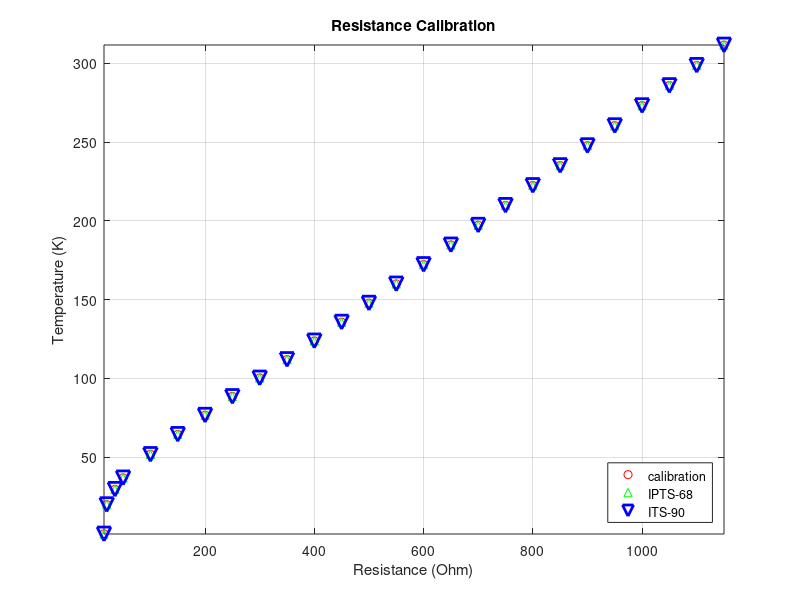
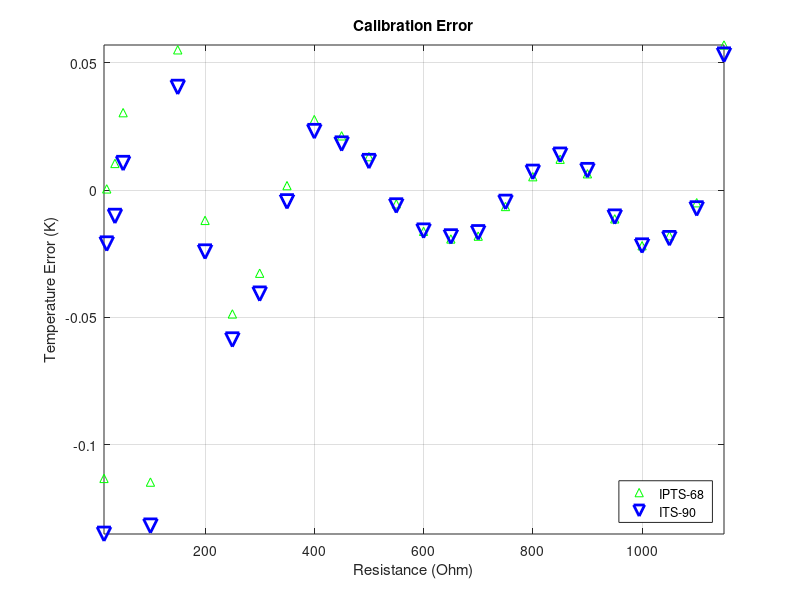

Write the MATLAB code that produced these figures, in order.
function [R, Tcalib, T_IPTS68, T_ITS90] = pt1000

% Calibration extracted by explicitly plugging in the numbers into
% LabVIEW GUI and the using the PT1000 calibration option.
R = [15, 20, 35, 50:50:1150]; % Ohm
Tcalib = [1.2833 19.807 29.531 36.781 51.799 64.377 76.617 88.524 100.25...
          111.95 123.73 135.66 147.73 159.95 172.29 184.73 197.25 209.82...
          222.43 235.07 247.74 260.44 273.16 285.91 298.72 311.58]; % K

% PT1000 room temperature resistance.
R0 = 1000; % Ohm

% IPTS-68 calibration coefficients.
A_IPTS68 = 3.90802E-03;
B_IPTS68 = -5.80195E-07;
C_IPTS68 = -4.27350E-12;

% ITS-90 calibration coefficients.
A_ITS90 = 3.9083E-03;
B_ITS90 = -5.7750E-07;
C_ITS90 = -4.1830E-12;

T_IPTS68 = R2T(A_IPTS68, B_IPTS68, R0, R);
T_ITS90 = R2T(A_ITS90, B_ITS90, R0, R);

figure
plot(R, Tcalib, 'ro',...
     R, T_IPTS68, 'g^',...
     R, T_ITS90, 'bv', 'MarkerSize', 10, 'LineWidth', 2)
title('Resistance Calibration')
xlabel('Resistance (Ohm)')
ylabel('Temperature (K)')
legend('calibration', 'IPTS-68', 'ITS-90', 'Location', 'SouthEast')
axis tight
grid on

figure
plot(R, T_IPTS68 - Tcalib, 'g^',...
     R, T_ITS90 - Tcalib, 'bv', 'MarkerSize', 10, 'LineWidth', 2)
title('Calibration Error')
xlabel('Resistance (Ohm)')
ylabel('Temperature Error (K)')
legend('IPTS-68', 'ITS-90', 'Location', 'SouthEast')
axis tight
grid on
end

function T = R2T(A, B, R0, R)
    T = (-R0 * A + sqrt((R0 * A).^2 - 4 * R0 * B * (R0 - R))) ./...
        (2 * R0 * B) + 273.15;
    % Extra error correction obtained by fitting the error function to
    % the 6th-degree polynomial.
    p1 = 6.0933e-17;
    p2 = -3.2865e-13;
    p3 = 6.8074e-10;
    p4 = -6.8275e-07;
    p5 = 0.00033726;
    p6 = -0.070257;
    p7 = 2.7358;
    T = T - (p1 * R.^6 + p2 * R.^5 + p3 * R.^4 + p4 * R.^3 + p5 * R.^2 +...
             p6 * R + p7);
    % Extra error correction obtaine by fitting the residual error to
    % the 3rd-degree rational funciton.
    a1 = 3.508e+04;
    q1 = -78.44;
    q2 = 2275;
    q3 = -1.855e+04;
    T = T - (a1 ./ (R.^3 + q1 * R.^2 + q2 * R + q3));
end